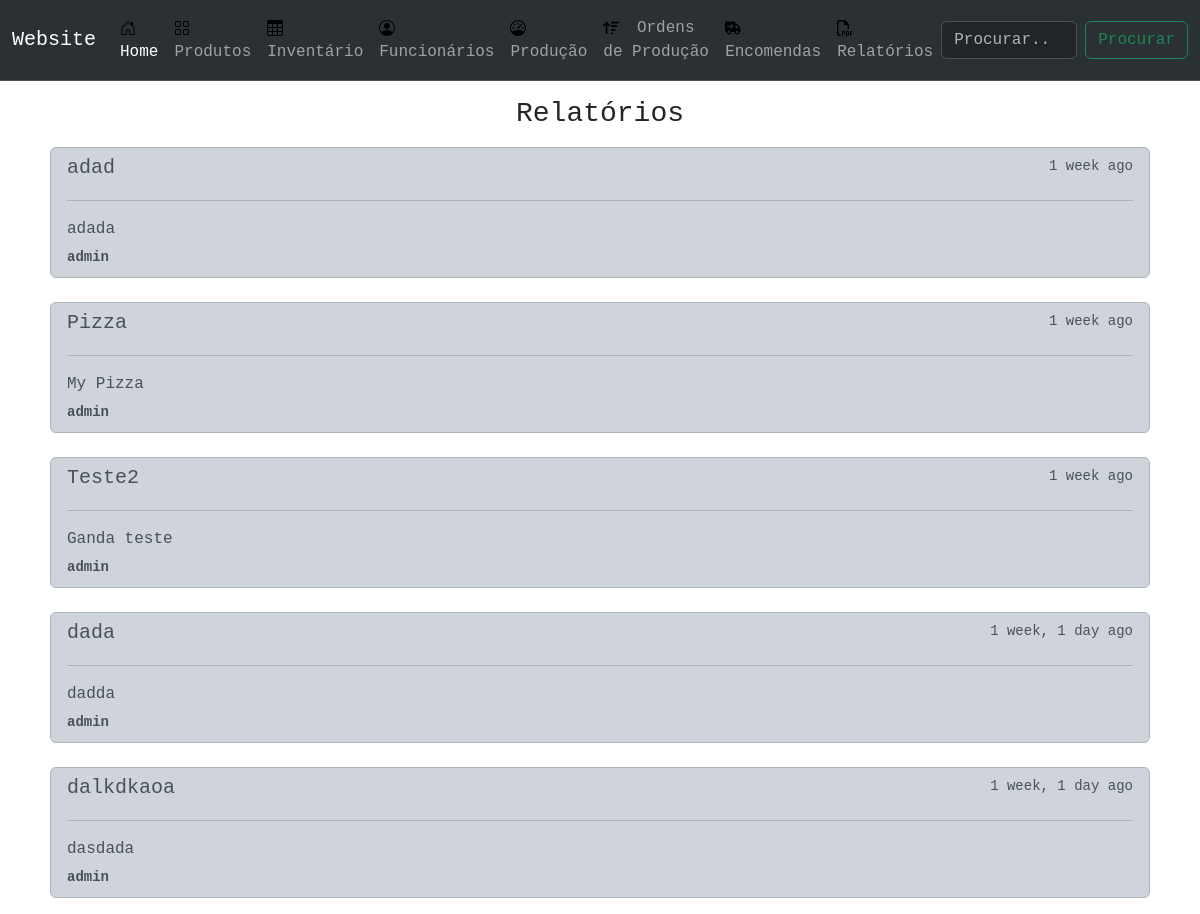
/reports/list/, run on an earlier commit of the app's database.
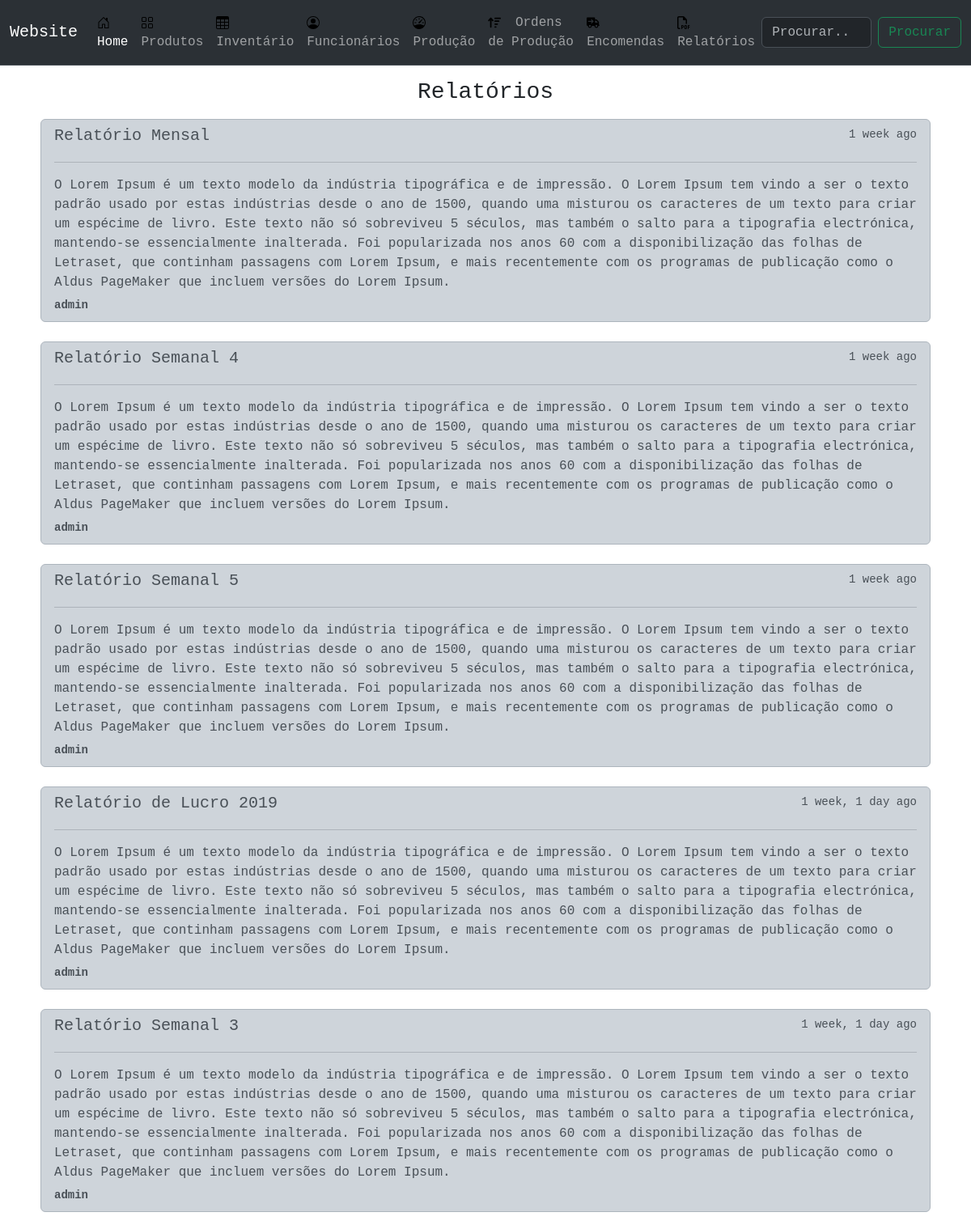
And on a later commit of the database.
### reports/models.py (models this page shows, shortened)
class Report(models.Model):
    name = models.CharField(max_length=120)
    image = models.ImageField(upload_to='reports', blank=True)
    text = models.TextField()
    author = models.ForeignKey(Profile, on_delete=models.CASCADE)
    created = models.DateTimeField(auto_now_add=True)
    updated = models.DateTimeField(auto_now=True)
    def get_absolute_url(self):
        return reverse('reports:detail', kwargs={'pk':self.pk})
    class Meta:
        ordering = ['-created']

### human/models.py (models this page shows)
class Profile(models.Model):
    user = models.OneToOneField(User, on_delete=models.CASCADE)
    bio = models.TextField()
    avatar = models.ImageField(upload_to='users/', null=True, default='transferir.jpg')
    def __str__(self):
        return self.user.username

### reports/views.py (the view)
# urls.py: path('list/', ReportListView.as_view(), name='list'),
class ReportListView(ListView):
    model = Report
    template_name = 'reports/list.html'

### reports/templates/reports/list.html
{% extends 'main.html' %}
{% block content %}
<div class="container">
    <h3 class="page-header text-center">
        Relatórios
    </h3>
    {% for obj in object_list %}
    <div class="list-group p-2 my-2">
        <a href="{{obj.get_absolute_url}}"
            class="list-group-item list-group-item-action list-group-item-dark flex-column align-items-start">
            <div class="d-flex w-100 justify-content-between">
                <h5 class="mb-1">{{obj.name}}</h5>
                <small>{{obj.created|timesince}} ago</small>
            </div>
            <hr>
            <p class="mb-1">{{obj.text}}
            </p>
            <small><strong>{{obj.author}}</strong></small>
        </a>
    </div>
    {% endfor %}
</div>
{% endblock content %}

What changed in the data, as far as the page shows it:
changed Report: name "adad" → "Relatório Mensal"; text "adada" → "O Lorem Ipsum é um texto modelo da indústria tipográfica e de impressão. O Lorem Ipsum tem vindo a ser o texto padrão usado por estas indústrias desde o ano de 1500, quando uma misturou os caracteres de um texto para criar um espécime de livro. Este texto não só sobreviveu 5 séculos, mas também o salto para a tipografia electrónica, mantendo-se essencialmente inalterada. Foi popularizada nos anos 60 com a disponibilização das folhas de Letraset, que continham passagens com Lorem Ipsum, e mais recentemente com os programas de publicação como o Aldus PageMaker que incluem versões do Lorem Ipsum."
changed Report: name "Pizza" → "Relatório Semanal 4"; text "My Pizza" → "O Lorem Ipsum é um texto modelo da indústria tipográfica e de impressão. O Lorem Ipsum tem vindo a ser o texto padrão usado por estas indústrias desde o ano de 1500, quando uma misturou os caracteres de um texto para criar um espécime de livro. Este texto não só sobreviveu 5 séculos, mas também o salto para a tipografia electrónica, mantendo-se essencialmente inalterada. Foi popularizada nos anos 60 com a disponibilização das folhas de Letraset, que continham passagens com Lorem Ipsum, e mais recentemente com os programas de publicação como o Aldus PageMaker que incluem versões do Lorem Ipsum."
changed Report: name "Teste2" → "Relatório Semanal 5"; text "Ganda teste" → "O Lorem Ipsum é um texto modelo da indústria tipográfica e de impressão. O Lorem Ipsum tem vindo a ser o texto padrão usado por estas indústrias desde o ano de 1500, quando uma misturou os caracteres de um texto para criar um espécime de livro. Este texto não só sobreviveu 5 séculos, mas também o salto para a tipografia electrónica, mantendo-se essencialmente inalterada. Foi popularizada nos anos 60 com a disponibilização das folhas de Letraset, que continham passagens com Lorem Ipsum, e mais recentemente com os programas de publicação como o Aldus PageMaker que incluem versões do Lorem Ipsum."
changed Report: name "dada" → "Relatório de Lucro 2019"; text "dadda" → "O Lorem Ipsum é um texto modelo da indústria tipográfica e de impressão. O Lorem Ipsum tem vindo a ser o texto padrão usado por estas indústrias desde o ano de 1500, quando uma misturou os caracteres de um texto para criar um espécime de livro. Este texto não só sobreviveu 5 séculos, mas também o salto para a tipografia electrónica, mantendo-se essencialmente inalterada. Foi popularizada nos anos 60 com a disponibilização das folhas de Letraset, que continham passagens com Lorem Ipsum, e mais recentemente com os programas de publicação como o Aldus PageMaker que incluem versões do Lorem Ipsum."
changed Report: name "dalkdkaoa" → "Relatório Semanal 3"; text "dasdada" → "O Lorem Ipsum é um texto modelo da indústria tipográfica e de impressão. O Lorem Ipsum tem vindo a ser o texto padrão usado por estas indústrias desde o ano de 1500, quando uma misturou os caracteres de um texto para criar um espécime de livro. Este texto não só sobreviveu 5 séculos, mas também o salto para a tipografia electrónica, mantendo-se essencialmente inalterada. Foi popularizada nos anos 60 com a disponibilização das folhas de Letraset, que continham passagens com Lorem Ipsum, e mais recentemente com os programas de publicação como o Aldus PageMaker que incluem versões do Lorem Ipsum."
